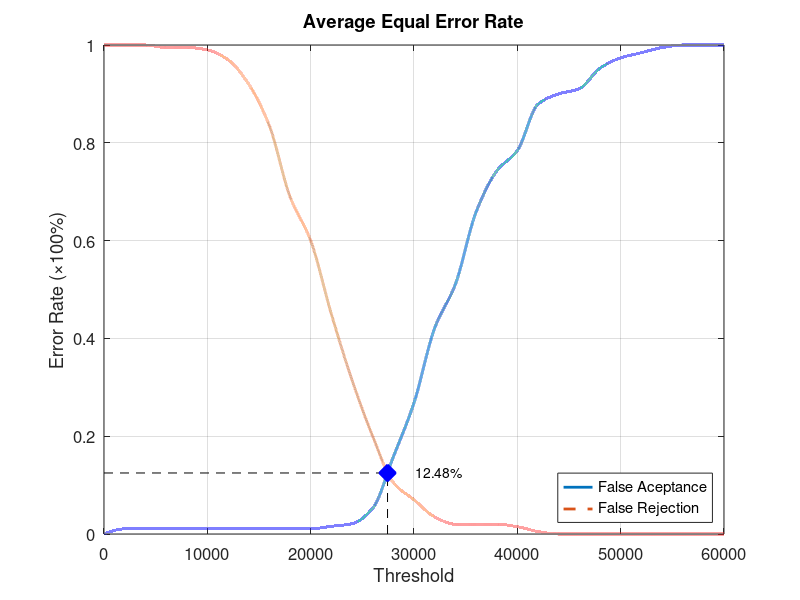
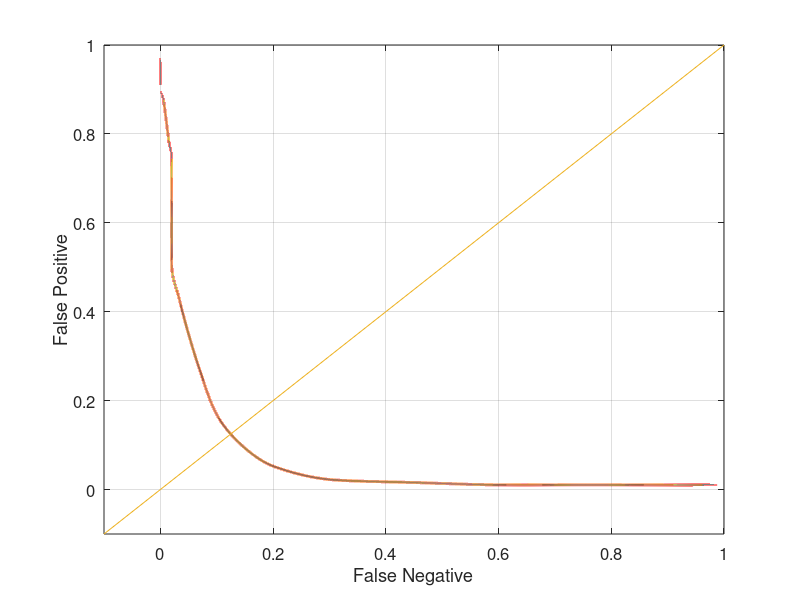

Here is the MATLAB script that generated these plots, in order:
function yEER = Database3_1
close all;
clear;
clc;
x = 0:2000:60000;
xq = 0:0.5:60000;

y0 = [0 0.0105263 0.0105263 0.0105263 0.0105263 0.0105263 0.0105263 0.0105263 0.0105263 0.0105263 0.0105263 0.0157895 0.0210526 0.0526316 0.157895 0.268421 0.421053 0.510526 0.657895 0.742105 0.784211 0.878947 0.9 0.910526 0.952632 0.973684 0.984211 0.994737 1 1 1];
yy0 = interp1(x, y0, xq, 'pchip');
y1 = [1 1 1 0.995 0.995 0.99 0.97 0.92 0.835 0.69 0.6 0.45 0.315 0.2 0.105 0.07 0.035 0.02 0.02 0.02 0.015 0.005 0 0 0 0 0 0 0 0 0];
yy1 = interp1(x, y1, xq, 'pchip');

% Calculating EER: 
y2 = abs(y0 - y1);
find(y2 == min(y2))
yy2 = abs(yy0 - yy1);
xEER = find(yy2 == min(yy2));
xEERIndex = xq(xEER) % X-axis EER
yEER = yy0(xEER) % Y-axis EER

main = figure
plot(xq, yy0,'-','LineWidth', 2);	hold on
plot(xq, yy1,'--','LineWidth', 2);	hold on
plot([xEERIndex xEERIndex], [0 yEER], 'k--');	hold on
plot([0 xEERIndex], [yEER yEER], 'k--');	hold on
plot(xEERIndex, yEER, 'bx', 'LineWidth', 10);	hold on
text(xEERIndex + 10 * xEERIndex / 100, yEER, [num2str(round((10000 * yEER)) / 100) '%'])
legend('False Aceptance', 'False Rejection', 'Location', 'SouthEast')
xlabel('Threshold')
ylabel('Error Rate (\times100%)')
title('Average Equal Error Rate')
set(gca, 'FontSize', 12)
axis([0 60000 0 1])
grid on

print(main, 'Database3_1Main', '-dpng');
FNRxFPR = figure('Color', [1 1 1]);
plot(yy1, yy0, '-', yy1, yy0, 'LineWidth', 2);
hold on
y = -0.1:0.1:1
plot(y, y); 
set(gca, 'FontSize', 12)
xlabel('False Negative')
ylabel('False Positive')
axis([-0.1 1 -0.1 1])
set(gca, 'FontSize', 12)
grid on

print(FNRxFPR, 'Database3_1FNRxFPR','-dpng');
end
